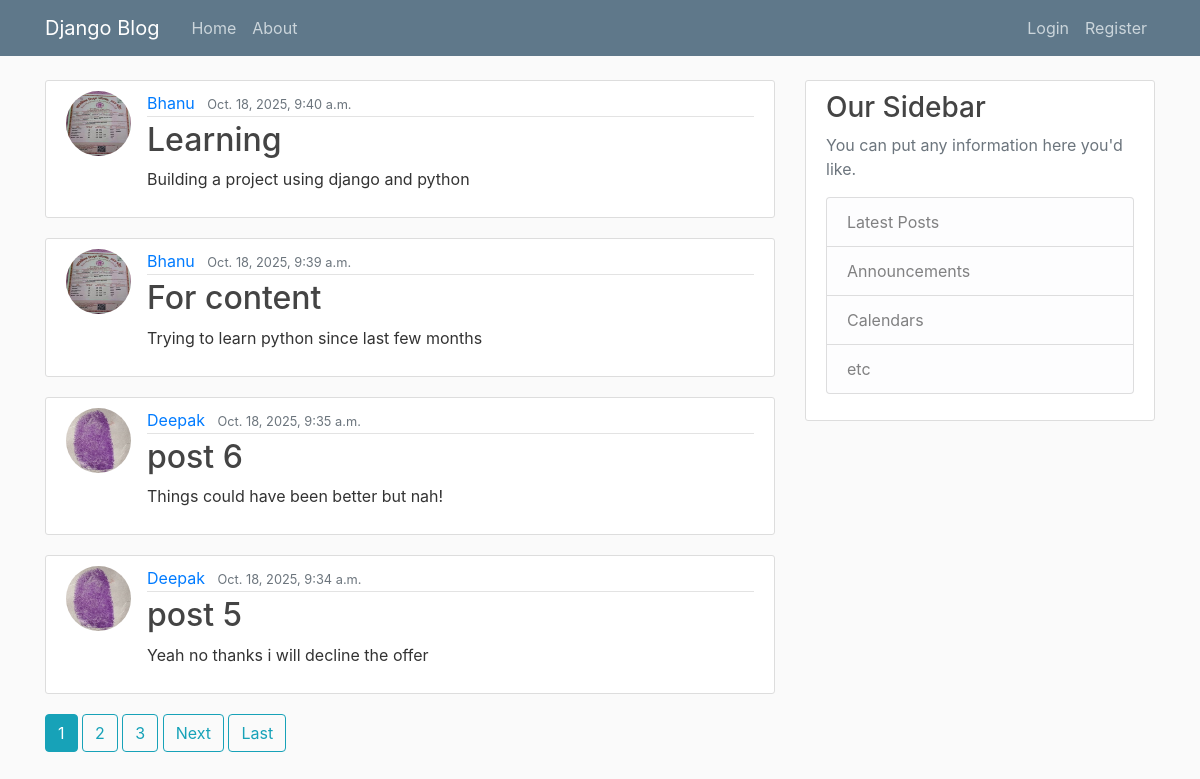
The page / on the database its author committed.
### blog/models.py (models this page shows, shortened)
class Post(models.Model):
    title =models.CharField(max_length=100) # each attribute will be a different field in database
    content =models.TextField()
    date_posted = models.DateTimeField(default=timezone.now)
    author = models.ForeignKey(User,on_delete=models.CASCADE)

### users/models.py (models this page shows, shortened)
class Profile(models.Model):
    user = models.OneToOneField(User, on_delete=models.CASCADE)
    image=models.ImageField(default='default.jpg',upload_to='profile_pics')

### blog/views.py (the view)
# urls.py: path('', PostListView.as_view(), name='blog-home'),
class PostListView(ListView):
    model = Post
    template_name='blog/home.html' # <app>/<model>_<viewtype>.html
    context_object_name='posts'
    ordering=['-date_posted']
    paginate_by = 4

### blog/templates/blog/home.html (shortened to what this page needs)
{% extends "blog/base.html" %}
{% block content %}
    {% for post in posts %}
        <article class="media content-section">
            <img class="rounded-circle article-img" src="{{ post.author.profile.image.url }}" >
            <div class="media-body">
                <div class="article-metadata">
                <a class="mr-2" href="{% url 'user-posts' post.author.username %}">{{ post.author }}</a>
                <small class="text-muted">{{ post.date_posted }}</small>
                </div>
                <h2><a class="article-title" href="{% url 'post-detail' post.id %}">{{ post.title }}</a></h2>
                <p class="article-content">{{ post.content }}</p>
            </div>
        </article>
    {% endfor %}
    {% if is_paginated %}
        {% for num in page_obj.paginator.page_range %}
            {% if page_obj.number == num %}
                <a class="btn btn-info mb-4" href="?page={{ num }}">{{ num }}</a>
            {% elif num > page_obj.number|add:'-3' and num < page_obj.number|add:'3' %}
                <a class="btn btn-outline-info mb-4" href="?page={{ num }}">{{ num }}</a>
            {% endif %}
        {% endfor %}
            {% if page_obj.has_next %}
                <a class="btn btn-outline-info mb-4" href="?page={{ page_ojb.next_page_number }}">Next</a>
                <a class="btn btn-outline-info mb-4" href="?page={{ page_obj.paginator.num_pages }}">Last</a>
            {% endif %}
    {% endif %}
{% endblock content %}

### blog/templates/blog/base.html (shortened to what this page needs)
{% load static %}
<!DOCTYPE html>
<html>
<head>
    <link rel="stylesheet" href="https://cdn.jsdelivr.net/npm/bootstrap@4.4.1/dist/css/bootstrap.min.css">
    <link rel="stylesheet" type="text/css" href="{% static 'blog/main.css' %}">
</head>
<body>
    <header class="site-header">
        <nav class="navbar navbar-expand-md navbar-dark bg-steel fixed-top">
            <div class="container">
            <a class="navbar-brand mr-4" href="{% url 'blog-home' %}">Django Blog</a>
            <div class="collapse navbar-collapse" id="navbarToggle">
                <div class="navbar-nav mr-auto">
                <a class="nav-item nav-link" href="{% url 'blog-home' %}">Home</a>
                <a class="nav-item nav-link" href="{% url 'blog-about' %}">About</a>
                </div>
                <div class="navbar-nav">
                    {% if user.is_authenticated %}
                        <a class="nav-item nav-link" href="{% url 'post-create' %}">New Post</a>
                        <a class="nav-item nav-link" href="{% url 'profile' %}">Profile</a>
                        <form action="{% url 'logout' %}" method="post">
                            {% csrf_token %}
                            <button type="submit" class="btn btn-outline-light">Logout</button>
                        </form>
                    {% else %}
                        <a class="nav-item nav-link" href="{% url 'login' %}">Login</a>
                        <a class="nav-item nav-link" href="{% url 'register' %}">Register</a>
                    {% endif %}
                </div>
            </div>
            </div>
        </nav>
    </header>
    <main role="main" class="container">
        <div class="row">
            <div class="col-md-8">
            {% block content %}{% endblock %}
            </div>
            <div class="col-md-4">
            <div class="content-section">
                <h3>Our Sidebar</h3>
                <p class='text-muted'>You can put any information here you'd like.
                <ul class="list-group">
                    <li class="list-group-item list-group-item-light">Latest Posts</li>
                    <li class="list-group-item list-group-item-light">Announcements</li>
                    <li class="list-group-item list-group-item-light">Calendars</li>
                    <li class="list-group-item list-group-item-light">etc</li>
                </ul>
                </p>
            </div>
            </div>
        </div>
        </main>
</body>
</html>

### blog/static/blog/main.css (style rules this page uses)
body { background: #fafafa; color: #333333; margin-top: 5rem; }
h1, h2, h3, h4, h5, h6 { color: #444444; }
ul { margin: 0; }
.bg-steel { background-color: #5f788a; }
.site-header .navbar-nav .nav-link { color: #cbd5db; }
.content-section { background: #ffffff; padding: 10px 20px; border: 1px solid #dddddd; border-radius: 3px; margin-bottom: 20px; }
.article-title { color: #444444; }
.article-content { white-space: pre-line; }
.article-img { height: 65px; width: 65px; margin-right: 16px; }
.article-metadata { padding-bottom: 1px; margin-bottom: 4px; border-bottom: 1px solid #e3e3e3 }

### rows shown on the page
Post: author.profile.image (picture), author "Bhanu", date_posted "Oct. 18, 2025, 9:40 a.m.", title "Learning", content "Building a project using django and python"
Post: author.profile.image (picture), author "Bhanu", date_posted "Oct. 18, 2025, 9:39 a.m.", title "For content", content "Trying to learn python since last few months"
Post: author.profile.image (placeholder picture), author "Deepak", date_posted "Oct. 18, 2025, 9:35 a.m.", title "post 6", content "Things could have been better but nah!"
Post: author.profile.image (placeholder picture), author "Deepak", date_posted "Oct. 18, 2025, 9:34 a.m.", title "post 5", content "Yeah no thanks i will decline the offer"

### other values the page prints
{{ num }} "1"
{{ num }} "2" "3"
